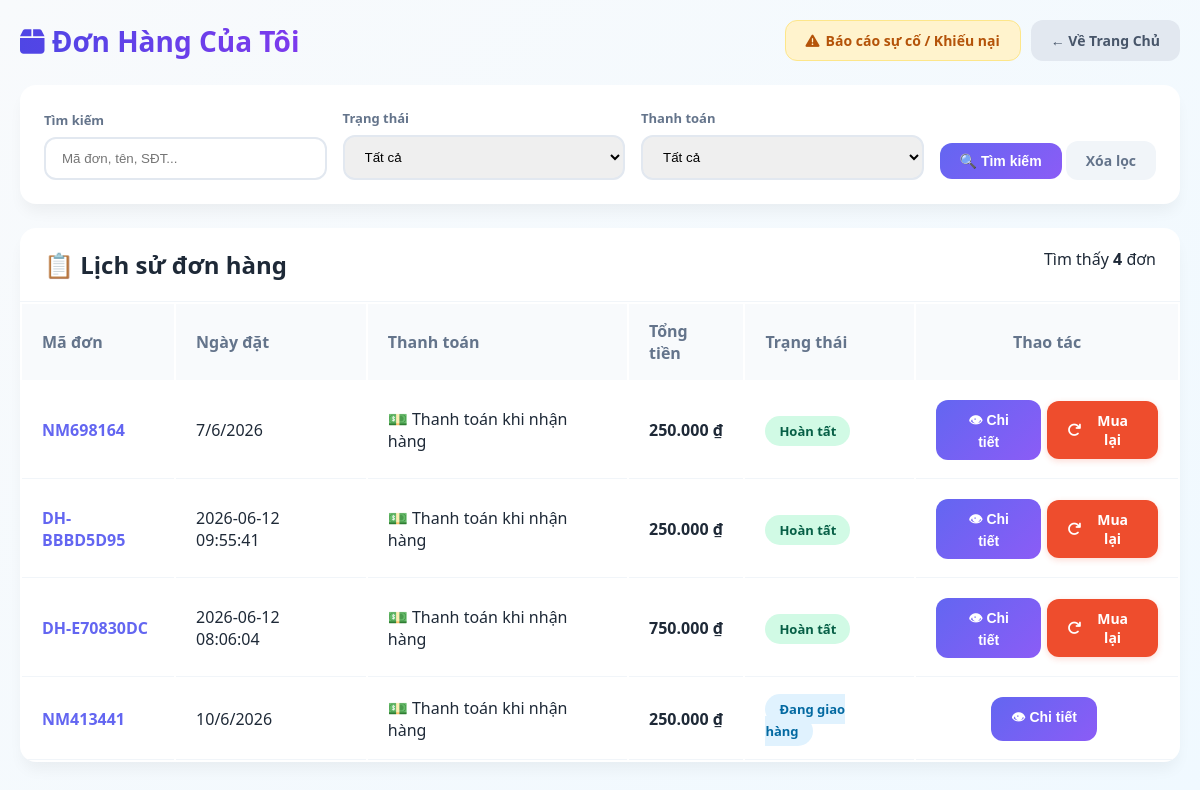
The page /DonHang.php (signed in) on the database as committed earlier.
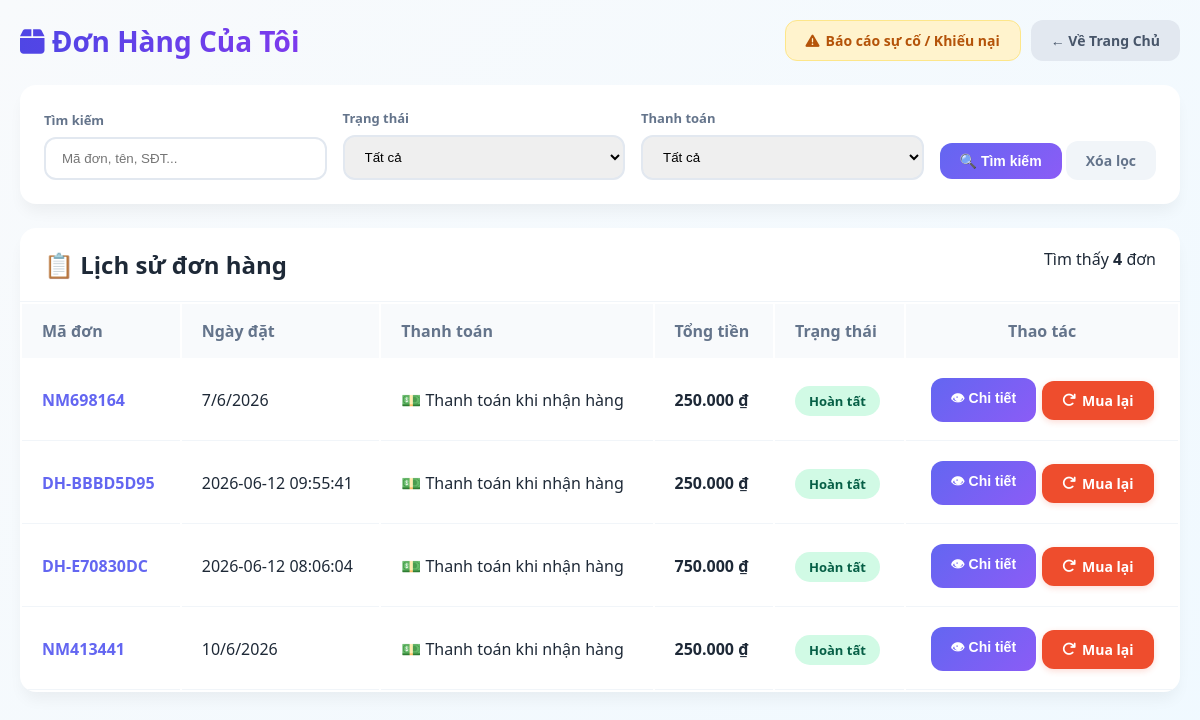
The same page on the database as committed later.
### tables this page shows
CREATE TABLE `orders` (
  `order_id` varchar(50) NOT NULL,
  `user_id` int(11) DEFAULT NULL,
  `fullname` varchar(100) NOT NULL,
  `phone` varchar(20) NOT NULL,
  `email` varchar(150) NOT NULL,
  `address` varchar(255) NOT NULL,
  `note` text DEFAULT NULL,
  `payment` varchar(50) NOT NULL,
  `total` int(11) NOT NULL,
  `status` varchar(50) DEFAULT 'Đã đặt',
  `cancel_reason` text DEFAULT NULL,
  `created_at` varchar(50) NOT NULL
);

### db_utils.php (called while the page is built, shortened)
<?php
class DB_UTILS
{
    public $connection;
    public function __construct()
    {
        $db = new Database();
        $this->connection = $db->getConnection();
    }
    function getAll($sql, $params = [])
    {
        $conn = $this->connection;
        $stmt = $conn->prepare($sql);
        $stmt->execute($params);
        return $stmt->fetchAll(PDO::FETCH_ASSOC);
    }
}

### DonHang.php (the view, shortened to what the changed rows need)
<?php
require_once __DIR__ . "/db_utils.php";
$db = new DB_UTILS();
$user_id = $_SESSION['user']['id'] ?? null;
$user_email = $_SESSION['user']['email'] ?? '';
$user_fullname = $_SESSION['user']['full_name'] ?? '';
        ?>
        <?php
$sql = "SELECT * FROM orders WHERE (user_id = ? OR email = ? OR fullname = ?)";
$params = [$user_id, $user_email, $user_fullname];
$sql .= " ORDER BY created_at DESC";
$orders = $db->getAll($sql, $params);
function statusClass(string $s): string
{
    return match ($s) {
        'Đã đặt' => 'st-dadat', 'Chờ thanh toán' => 'st-cho', 'Đã thanh toán' => 'st-paid',
        'Đang giao hàng' => 'st-giao', 'Hoàn tất' => 'st-hoantat',
        'Thanh toán thất bại' => 'st-fail', 'Đã hủy' => 'st-huy',
        default => 'st-dadat',
    };
}
function paymentLabel(string $p): string
{
    return match ($p) {
        'vnpay' => '<img src="https://www.bing.com/th/id/OIP.pn3RUm1xk1HiAxWIgC6CIwHaHa?w=193&h=193&c=8&rs=1&qlt=90&o=6&dpr=1.3&pid=3.1&rm=2" style="height:22px;vertical-align:middle;border-radius:4px"> VNPay',
        'momo' => '<img src="https://www.bing.com/th/id/OIP.zCOk6lgPI0ku_feP568Q5AHaHa?w=193&h=193&c=8&rs=1&qlt=90&o=6&dpr=1.3&pid=3.1&rm=2" style="height:22px;vertical-align:middle;border-radius:4px"> MoMo',
        default => '💵 Thanh toán khi nhận hàng',
    };
}
$cancellableStatuses = ['Đã đặt', 'Chờ thanh toán'];
?>
<!DOCTYPE html>
<html lang="vi">
<head>
    <link rel="stylesheet" href="https://cdnjs.cloudflare.com/ajax/libs/font-awesome/6.5.0/css/all.min.css">
</head>
<body>
    <div class="container">
<div class="page-header">
    <h1><i class="fas fa-box"></i> Đơn Hàng Của Tôi</h1>
</div>
        <div class="card">
            <div class="card-header" style="padding:20px 24px;border-bottom:1px solid #f1f5f9;display:flex;justify-content:space-between;">
                <h2>📋 Lịch sử đơn hàng</h2>
            </div>
            <?php if (empty($orders)): ?>
                <div style="padding:80px;text-align:center;color:#64748b;">Chưa có đơn hàng nào</div>
            <?php else: ?>
                <table style="width:100%;">
                    <thead>
                        <tr>
                            <th>Mã đơn</th>
                            <th>Ngày đặt</th>
                            <th>Thanh toán</th>
                            <th>Tổng tiền</th>
                            <th>Trạng thái</th>
                            <th style="text-align:center">Thao tác</th>
                        </tr>
                    </thead>
                    <tbody>
                        <?php foreach ($orders as $o): ?>
                            <tr id="order_row_<?= htmlspecialchars($o['order_id']) ?>">
                                <td><strong style="color:var(--primary)"><?= htmlspecialchars($o['order_id']) ?></strong></td>
                                <td><?= htmlspecialchars($o['created_at']) ?></td>
                                <td><?= paymentLabel($o['payment']) ?></td>
                                <td><strong><?= number_format($o['total'], 0, ',', '.') ?> ₫</strong></td>
                                <td>
                                    <span class="badge <?= statusClass($o['status']) ?> status-text">
                                        <?= htmlspecialchars($o['status']) ?>
                                    </span>
                                </td>
                                <td style="text-align:center">
                                    <div style="display:flex; gap:6px; justify-content:center; align-items:center;">
                                        <button onclick="openDetailModal('<?= htmlspecialchars($o['order_id']) ?>')" class="btn btn-primary">👁 Chi tiết</button>
                                        <span class="action-btn-container">
                                            <?php if (in_array($o['status'], $cancellableStatuses)): ?>
                                                <button onclick="openCancelModal('<?= htmlspecialchars($o['order_id']) ?>')" class="btn btn-danger">Hủy</button>
                                            <?php elseif (in_array($o['status'], ['Hoàn tất', 'Đã hủy'])): ?>
                                                <a href="DonHang.php?reorder_id=<?= urlencode($o['order_id']) ?>" class="btn btn-reorder"><i class="fas fa-redo"></i> Mua lại</a>
                                            <?php endif; ?>
                                        </span>
                                    </div>
                                </td>
                            </tr>
                        <?php endforeach; ?>
                    </tbody>
                </table>
            <?php endif; ?>
        </div>
    </div>
</body>
</html>

Rows that differ between the two databases and show on the page:
changed orders "NM413441": status "Đang giao hàng" → "Hoàn tất"; now shows "Mua lại"
